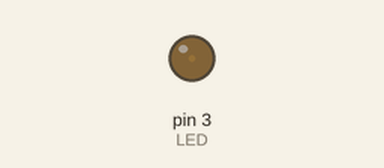
Recording of a sketch running on a simulated Arduino Uno, built with avr-gcc and run on an emulated ATmega328P. On the bench: output pins drawn as LEDs (lit = HIGH).

Above: at 0.05 s.
At 1.15 s:
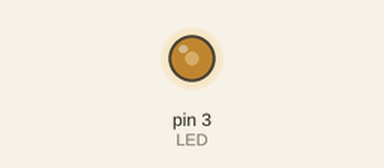
At 2.3 s:
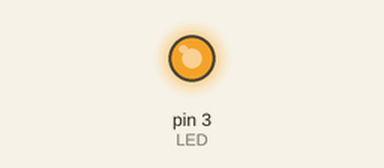
At 4.55 s:
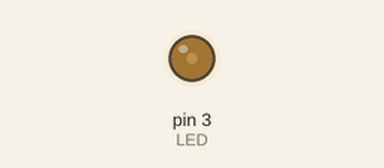
Timing chart, 0 to 6.6 s (numbered marks = the images above):
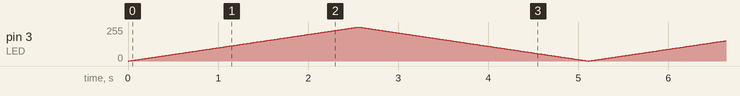

The sketch:

011_Dimmer_LED.ino
```cpp
const int LED = 3;
int i = 0;

void setup()
{
	pinMode(LED, OUTPUT);
}
void loop()
{
	for (i = 0; i < 255; ++i)
	{
		analogWrite(LED, i);
		delay(10);
	}
	for (i = 255; i > 0; --i)
	{
		analogWrite(LED, i);
		delay(10);
	}
}
```
